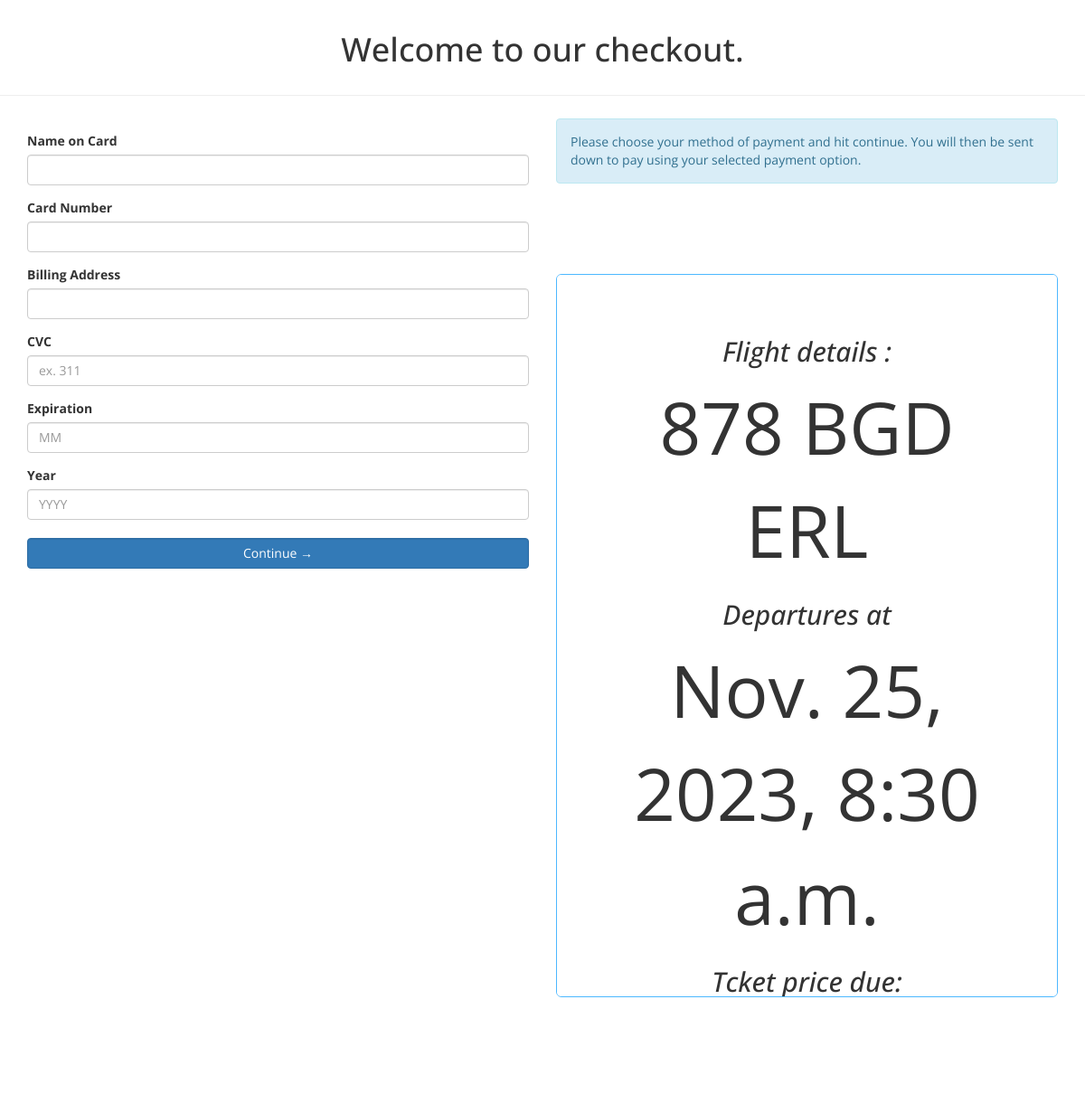
/payment_page/ (signed in), run on the app's committed database.
### flights/models.py (models this page shows, shortened)
class Flight(models.Model):
    flight_number = models.CharField(max_length=10)
    departure_airport = models.CharField(max_length=3)
    arrival_airport = models.CharField(max_length=3)
    available_seats = models.PositiveIntegerField(default=125)
    max_seats = models.PositiveIntegerField(default=125)
    ticket_price = models.DecimalField(max_digits=10, decimal_places=2)
    departure_time = models.DateTimeField()
    arrival_time = models.DateTimeField()

### flights/views.py (the view)
# urls.py: path('payment_page/', views.payment_page, name="payment_page"),
def payment_page(request):
    if request.method == 'POST':
        form = FlightReserveForm(request.session['flight_reservation_detail'])
        if form.is_valid():
            reservation = form.save(commit=False)
            reservation.reservation_date = datetime.now()
            reservation.passenger = request.user
            if reservation.flight.available_seats < reservation.seat_count:
                return redirect('reserve_flight')
            else:
                reservation.flight.available_seats = reservation.flight.available_seats - reservation.seat_count
                reservation.flight.save()
                reservation.save()
                return redirect('payment_thank_you')
    else:
        flight = Flight.objects.get(pk=request.session['flight_reservation_object_id'])
        return render(request, "payment_page.html", {"flight" : flight})

### flights/templates/payment_page.html (shortened to what this page needs)
{% load static %}
<link href="//maxcdn.bootstrapcdn.com/bootstrap/3.3.0/css/bootstrap.min.css" rel="stylesheet" id="bootstrap-css">
<link type="text/css" rel="stylesheet" href="{% static 'bootstrap.min.css' %} " />
<html>
    <head>
        <link href="https://maxcdn.bootstrapcdn.com/font-awesome/4.4.0/css/font-awesome.min.css" rel="stylesheet">
    </head>
    <body style="font-family: 'Open Sans', sans-serif;">
        <div class="container">
        <div class="centered title"><h1>Welcome to our checkout.</h1></div>
     </div>
     <hr class="featurette-divider"></hr>
         <div class="container">
            <div class="row">
                <div class="col-sm-6">
                <div class="tab-content">
  <div id="stripe" class="tab-pane fade in active">
      <br>
      <div class='form-row'>
          <div class='form-group required'>
              <label class='control-label'>Name on Card</label>
              <input class='form-control' size='4' type='text'>
          </div>
      </div>
      <div class='form-row'>
          <div class='form-group card required'>
              <label class='control-label'>Card Number</label>
              <input autocomplete='off' class='form-control card-number' size='20' type='text'>
          </div>
      </div>
      <div class='form-row'>
          <div class='form-group card required'>
              <label class='control-label'>Billing Address</label>
              <input autocomplete='off' class='form-control' size='20' type='text'>
          </div>
      </div>
      <div class='form-row'>
          <div class='form-group cvc required'>
              <label class='control-label'>CVC</label>
              <input autocomplete='off' class='form-control card-cvc' placeholder='ex. 311' size='4' type='text'>
          </div>
          <div class='form-group expiration required'>
              <label class='control-label'>Expiration</label>
              <input class='form-control card-expiry-month' placeholder='MM' size='2' type='text'>
          </div>
          <div class='form-group expiration required'>
              <label class='control-label'>Year</label>
              <input class='form-control card-expiry-year' placeholder='YYYY' size='4' type='text'>
          </div>
      </div>
      <div class='form-row'>
          <div class='form-group'>
              <form method="post">
                    <button class='form-control btn btn-primary' type='submit'> Continue →</button>
                </form>
          </div>
            </div>
              </div>
            </div>
        </div>
        <div class="col-sm-6">
          <div class="alert alert-info">Please choose your method of payment and hit continue. You will then be sent down to pay using your selected payment option.</div>
       <br>
          <br><br><br>
         <div class="jumbotron jumbotron-flat">
            <div class="center"><h2><i>Flight details :</i></h2></div>
           <div class="paymentAmt">{{flight.flight_number}} {{flight.departure_airport}} {{flight.arrival_airport}}</div>
             <div class="center"><h2><i>Departures at</i></h2></div>
           <div class="paymentAmt">{{flight.departure_time}}</div>
             <div class="center"><h2><i>Tcket price due:</i></h2></div>
         </div>
            <br><br><br>
        </div>
                </div>
            </div>
    </body>
</html>

### flights/templates/payment_page.html (style rules this page uses)
.jumbotron-flat { background-color: solid #4DB8FFF; height: 100%; border: 1px solid #4DB8FF; background: white; width: 100%; text-align: center; overflow: auto; }
.paymentAmt { font-size: 80px; }
.centered { text-align: center; }
.title { padding-top: 15px; }

### data on the page
Flight: flight_number "878", departure_airport "BGD", arrival_airport "ERL", departure_time "Nov. 25, 2023, 8:30 a.m."
